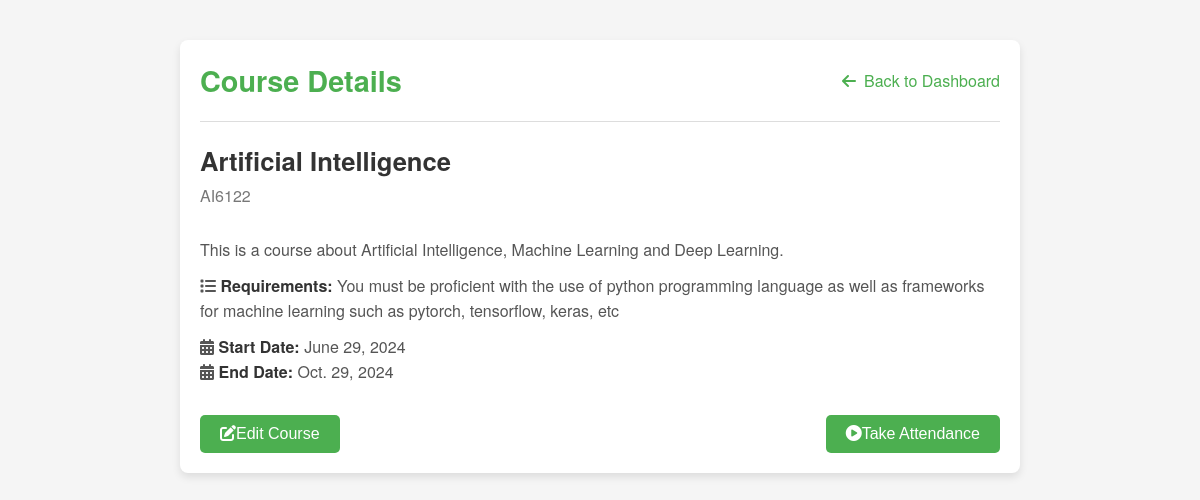
The app's page /attendace/course/details/18/ (signed in) with its own data.
### attendace/models.py (models this page shows, shortened)
class Course(models.Model):
    course_title = models.CharField(max_length=50, default='')
    course_code = models.CharField(max_length=50, unique=True)
    description = models.TextField()
    requirements = models.TextField()
    start_date = models.DateField()
    end_date = models.DateField()
    teacher = models.ForeignKey(settings.AUTH_USER_MODEL, on_delete=models.CASCADE)
    students = models.ManyToManyField(settings.AUTH_USER_MODEL, related_name='enrolled_courses')

### attendace/views.py (the view)
# urls.py: path('course/details/<int:course_id>/', views.course_detail, name='course-detail'),
@login_required
def course_detail(request, course_id):
    course = get_object_or_404(models.Course, id=course_id)
    is_enrolled = False
    if request.user.is_authenticated and request.user.is_student:
        is_enrolled = course.students.filter(id=request.user.id).exists()
    return render(request, 'attendance/course_details.html', {'course': course, 'is_enrolled':is_enrolled})

### attendace/templates/attendance/course_details.html (shortened to what this page needs)
<!DOCTYPE html>
<html lang="en">
    {% load static %}
<head>
    <link rel="stylesheet" href="{% static 'attendace/css/course_details.css' %}">
    <link rel="stylesheet" href="https://cdnjs.cloudflare.com/ajax/libs/font-awesome/6.0.0-beta3/css/all.min.css">
</head>
<body>
    <div class="container">
        <header>
            <div class="header-content">
                <h1>Course Details</h1>
                {% if user.is_authenticated %}
                {% if user.is_student %}
                <a href={% url 'attendace:student-dashboard' %} class="back-button"><i class="fas fa-arrow-left"></i> Back to Dashboard</a>
                {% else %}
                <a href={% url 'attendace:teacher-dashboard' %} class="back-button"><i class="fas fa-arrow-left"></i> Back to Dashboard</a>
                {% endif %}
                {% endif %}
            </div>
        </header>
        <main>
            <section class="course-info">
                <div class="course-header">
                    <h2>{{course.course_title}}</h2>
                    <p class="course-code">{{course.course_code}}</p>
                </div>
                <div class="course-body">
                    <p class="course-description">
                        {{course.description}}
                    </p>
                    <p class="course-requirements">
                        <i class="fas fa-list"></i> <strong>Requirements:</strong> {{course.requirements}}
                    </p>
                    <p class="course-dates">
                        <i class="fas fa-calendar-alt"></i> <strong>Start Date:</strong> {{course.start_date}}<br>
                        <i class="fas fa-calendar-alt"></i> <strong>End Date:</strong> {{course.end_date}}
                    </p>
                </div>
                <div class="course-enroll2" style='display:flex; justify-content: space-between; '>
                {% if user.is_authenticated %}
                {% if user.is_student %}
                {% if is_enrolled %}
                {% else %}
                <form action={% url 'attendace:enroll-course' course.id%}>
                    <button type="submit" class="enroll-button"><i class="fas fa-sign-in-alt"></i> Enroll</button>
                </form>
                {% endif %}
                {% else %}
                <form action={% url 'attendace:edit-course' course.id %}>
                    <button type="submit" class="enroll-button"><i class="fas fa-edit"></i> Edit Course</button>
                    <a href={% url 'attendace:attendance-template' course_id=course.id%}><button type="submit" class="enroll-button"><i class="fas fa-play-circle"></i> Take Attendance</button></a>
                {% endif %}
                {% endif %}
                </div>
            </section>
        </main>
    </div>
</body>
</html>

### attendace/static/attendace/css/course_details.css (style rules this page uses)
body { font-family: 'Helvetica Neue', Helvetica, Arial, sans-serif; background-color: #f5f5f5; margin: 0; padding: 0; color: #333; }
.container { max-width: 800px; margin: 40px auto; padding: 20px; background: #fff; border-radius: 8px; box-shadow: 0 4px 8px rgba(0,0,0,0.1); }
header { display: flex; justify-content: space-between; align-items: center; padding-bottom: 20px; border-bottom: 1px solid #ddd; margin-bottom: 20px; }
.header-content { display: flex; justify-content: space-between; align-items: center; width: 100%; }
header h1 { font-size: 1.8em; margin: 0; color: #4CAF50; }
.back-button { background-color: transparent; color: #4CAF50; text-decoration: none; font-size: 1em; display: flex; align-items: center; }
.back-button i { margin-right: 8px; }
main { display: flex; flex-direction: column; gap: 20px; }
.course-info { display: flex; flex-direction: column; gap: 20px; }
.course-header h2 { font-size: 1.6em; margin: 0; color: #333; }
.course-code { font-size: 1em; color: #777; margin: 5px 0 0; }
.course-body p { margin: 10px 0; line-height: 1.6; font-size: 1em; color: #555; }
.course-body strong { color: #333; }
.course-enroll2 button { display: flex; justify-content: space-between; }
.enroll-button { background-color: #4CAF50; color: white; padding: 10px 20px; border: none; border-radius: 5px; font-size: 1em; cursor: pointer; transition: background-color 0.3s; }

### attendace/templates/attendance/course_details.html (style rules this page uses)
a { text-decoration: none; color: inherit; }

### records on screen
Course: course_title "Artificial Intelligence", course_code "AI6122", description "This is a course about Artificial Intelligence, Machine Learning and Deep Learning.", requirements "You must be proficient with the use of python programming language as well as frameworks for machine learning such as pytorch, tensorflow, keras, etc", start_date "June 29, 2024", end_date "Oct. 29, 2024"
